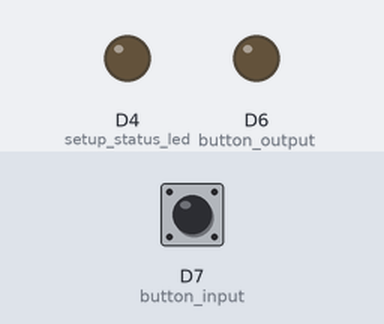
Bench run of a sketch on a simulated ESP8266 (NodeMCU). Parts: output pins drawn as LEDs (lit = HIGH). The inputs (shaded band) are chosen by the test bench; at power-on: D7 (button_input) HIGH. WiFi joins after 1.5 s; servers stay silent unless stated; what the sketch prints to the serial monitor is not drawn.

Above: at 0.0 s.
At 2.8 s:
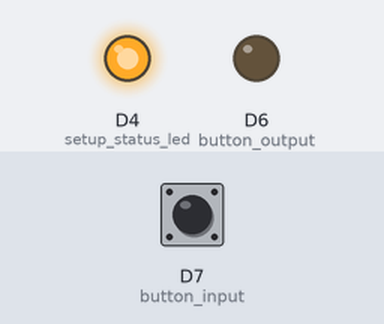
Timing chart, 0 to 4.3 s (numbered marks = the images above):
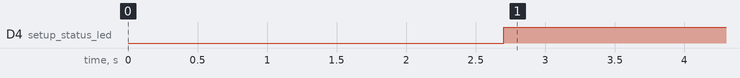

Measured:
- by itself, D4 (setup_status_led): LOW → HIGH at 2.7 s

The sketch:

Plant-Patrol.ino
```cpp
#include <ESP8266WiFi.h>                                                    // esp8266 library
#include <FirebaseArduino.h>                                                // firebase library
#include <ESP8266HTTPClient.h>                                              // esp8266 HTTP library

#define FIREBASE_HOST "plant-patrol.firebaseio.com"                          // the project name address from firebase id
#define FIREBASE_AUTH "wtoUWqg0taVveEsCesrMs65XNNGUStlQ3Lerc3zv"            // the secret key generated from firebase

#define WIFI_SSID ""                                             // input your home or public wifi name
#define WIFI_PASSWORD ""                                        //password of wifi ssid

int sensorPin = A0;
int sensorValue = 0;
int sensorReference = 0;
String ipadress = "";


void setup() {
  pinMode(LED_BUILTIN, OUTPUT); // setup status led
  pinMode(D6, OUTPUT);          // button output
  pinMode(D7, INPUT_PULLUP);    // button input

  Serial.begin(9600);
  delay(1000);
  WiFi.begin(WIFI_SSID, WIFI_PASSWORD);                                     //try to connect with wifi
  Serial.print("Connecting to ");
  Serial.print(WIFI_SSID);
  while (WiFi.status() != WL_CONNECTED) {
    Serial.print(".");
    delay(500);
  }
  Serial.println();
  Serial.print("Connected to ");
  Serial.println(WIFI_SSID);
  Serial.print("IP Address is : ");
  Serial.println(WiFi.localIP());                                            // print local IP address
  Firebase.begin(FIREBASE_HOST, FIREBASE_AUTH);                              // connect to firebase
}

void loop() {
  // check for calibration
  if (digitalRead(D7) == LOW) {
    sensorReference = analogRead(sensorPin);                                 // set current moisture as reference
  }

  HTTPClient http;
  http.begin("http://" + String(ipadress) + "/php/status.txt");
  int httpCode = http.GET();
  String payload = http.getString();                                                                                                                                                                                                         // Print the payload to the serial debug
  http.end();

  if (payload == "1") {
    digitalWrite(LED_BUILTIN, LOW); // turn the led on

    // read the value from the sensor:
    sensorValue = analogRead(sensorPin);
    Serial.print("Moisture = " );
    Serial.println(sensorValue - sensorReference);
    delay(500);

    Firebase.setInt("Moisture", (sensorValue - sensorReference));                                       //setup path and send readings
  } (payload == "0"); {
    digitalWrite(LED_BUILTIN, HIGH); // turn the led off
  }
}
```
